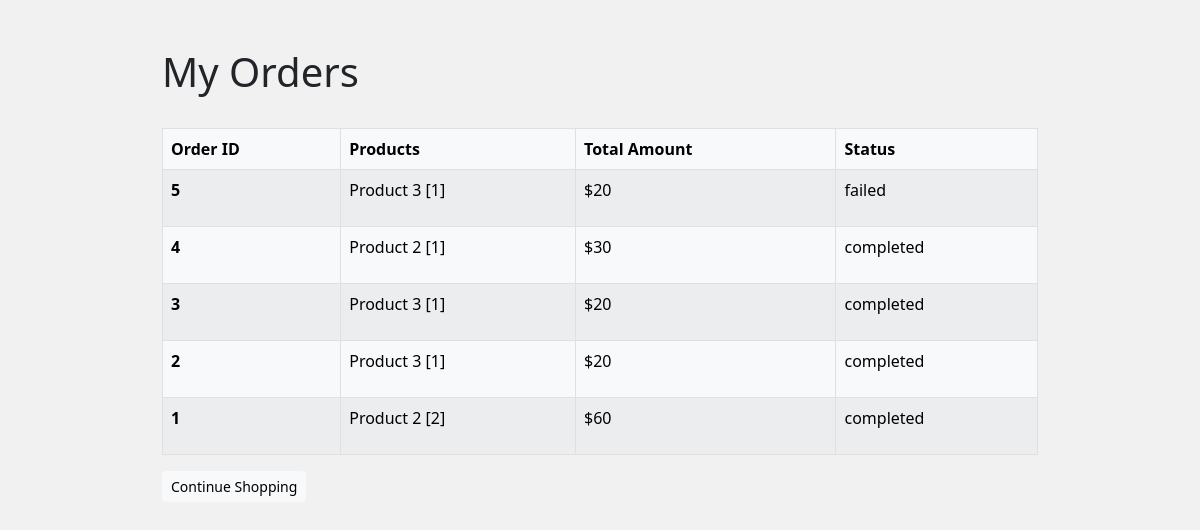
The app's page /pages/orders.php (signed in) with its own data.
### tables this page shows
CREATE TABLE `orders` (
  `id` int(11) NOT NULL AUTO_INCREMENT,
  `status` varchar(255) NOT NULL DEFAULT 'pending',
  `total_amount` int(11) NOT NULL DEFAULT 0,
  `created_at` timestamp NOT NULL DEFAULT current_timestamp() ON UPDATE current_timestamp(),
  `transaction_id` text NOT NULL,
  `user_id` int(11) NOT NULL,
  PRIMARY KEY (`id`),
  KEY `user_id` (`user_id`),
  CONSTRAINT `orders_ibfk_1` FOREIGN KEY (`user_id`) REFERENCES `users` (`id`)
);

CREATE TABLE `orders_products` (
  `id` int(11) NOT NULL AUTO_INCREMENT,
  `order_id` int(11) NOT NULL,
  `product_id` int(11) NOT NULL,
  `quantity` int(11) NOT NULL,
  PRIMARY KEY (`id`),
  KEY `order_id` (`order_id`),
  KEY `product_id` (`product_id`),
  CONSTRAINT `orders_products_ibfk_1` FOREIGN KEY (`order_id`) REFERENCES `orders` (`id`),
  CONSTRAINT `orders_products_ibfk_2` FOREIGN KEY (`product_id`) REFERENCES `products` (`id`)
);

CREATE TABLE `products` (
  `id` int(11) NOT NULL AUTO_INCREMENT,
  `name` varchar(255) NOT NULL,
  `price` int(11) NOT NULL,
  `image_url` text NOT NULL,
  PRIMARY KEY (`id`)
);

### includes/functions.php (called while the page is built, shortened)
<?php
function connectToDB()
{
    return new PDO(
        'mysql:host=devkinsta_db;dbname=simple_store',
        'root',
        '4JqGyoVdUoAAEJxU'
    );
}

### includes/class-orders.php (called while the page is built, shortened)
<?php
class ORDERS
{
    public $database;
    public function __construct()
    {
        try{
            $this->database = connectToDB();
        } catch ( PDOException $error ){
            die("Database connection failed");
        }
    }
     public function listOrders( $user_id )
     {
        $statement = $this->database->prepare(
            'SELECT * FROM orders
            WHERE user_id = :user_id
            ORDER BY id DESC'
        );
        $statement->execute([
            'user_id' => $user_id
        ]);
        return $statement->fetchAll(PDO::FETCH_ASSOC);
     }
      public function listProductsinOrder( $order_id )
      {
        $statement = $this->database->prepare(
            'SELECT
            products.id,
            products.name,
            orders_products.order_id,
            orders_products.quantity
            FROM orders_products
            JOIN products
            ON orders_products.product_id = products.id
            WHERE order_id = :order_id'
        );
        $statement->execute([
            'order_id' => $order_id
        ]);
        return $statement->fetchAll(PDO::FETCH_ASSOC);
      }
}

### pages/orders.php (the view, shortened to what this page needs)
<?php
    require "includes/functions.php";
    require "includes/class-orders.php";
    $orders = new ORDERS();
    $user_id = $_SESSION['user']['id'];
?>
<?php require "parts/header.php" ?>
<div class="container mt-5 mb-2 mx-auto" style="max-width: 900px;">
    <div class="min-vh-100">
        <div class="d-flex justify-content-between align-items-center mb-4">
            <h1 class="h1">My Orders</h1>
        </div>
        <table class="table table-hover table-bordered table-striped table-light">
            <thead>
                <tr>
                    <th scope="col">Order ID</th>
                    <th scope="col">Products</th>
                    <th scope="col">Total Amount</th>
                    <th scope="col">Status</th>
                </tr>
            </thead>
            <tbody>
                <?php foreach( $orders->listOrders( $user_id ) as $order ) : ?>
                <tr>
                    <th scope="row"><?php echo $order['id']; ?></th>
                    <td>
                        <ul class="list-unstyled">
                            <?php foreach($orders->listProductsinOrder( $order['id'] ) as $product ): ?>
                            <li>
                                <?php echo $product['name']; ?>
                                [<?php echo $product['quantity']; ?>]
                            </li>
                            <?php endforeach; ?>
                        </ul>
                    </td>
                    <td>$<?php echo $order['total_amount']; ?></td>
                    <td><?php echo $order['status']; ?></td>
                </tr>
                <?php endforeach; ?>
            </tbody>
        </table>
        <div class="d-flex justify-content-between align-items-center my-3">
            <a href="/" class="btn btn-light btn-sm">Continue Shopping</a>
        </div>
    </div>
    <?php require "parts/footer.php" ?>

### parts/header.php (shortened to what this page needs)
<!DOCTYPE html>
<html>
<head>
    <link href="https://cdn.jsdelivr.net/npm/bootstrap@5.2.3/dist/css/bootstrap.min.css" rel="stylesheet"
 />
    <link rel="stylesheet" href="https://cdn.jsdelivr.net/npm/bootstrap-icons@1.10.2/font/bootstrap-icons.css" />
</head>
<body>

### parts/footer.php (shortened to what this page needs)
</body>
</html>

### parts/header.php (style rules this page uses)
body { background: #f1f1f1; }

### records on screen
orders: id "5", total_amount "20", status "failed"
orders_products: product.name "Product 3", quantity "1"
orders: id "4", total_amount "30", status "completed"
orders_products: product.name "Product 2", quantity "1"
orders: id "3", total_amount "20", status "completed"
orders_products: product.name "Product 3", quantity "1"
orders: id "2", total_amount "20", status "completed"
orders_products: product.name "Product 3", quantity "1"
orders: id "1", total_amount "60", status "completed"
orders_products: product.name "Product 2", quantity "2"
